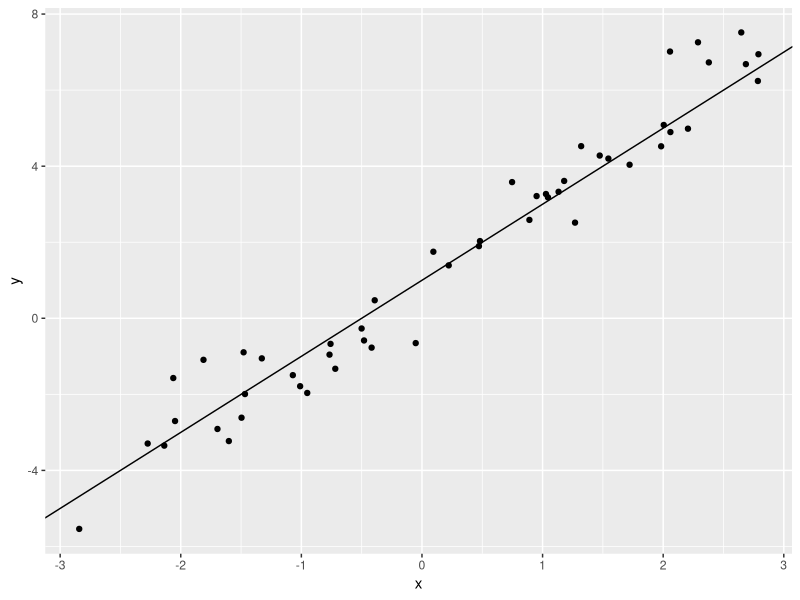
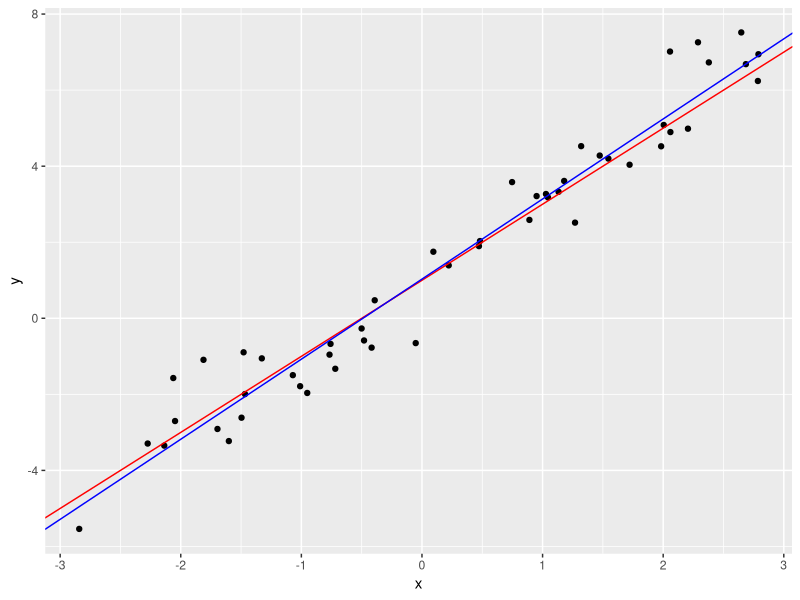
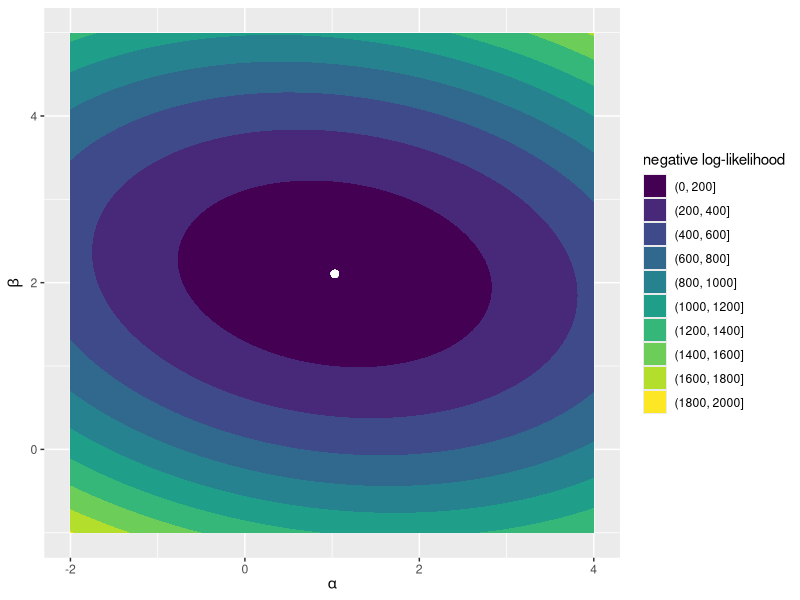
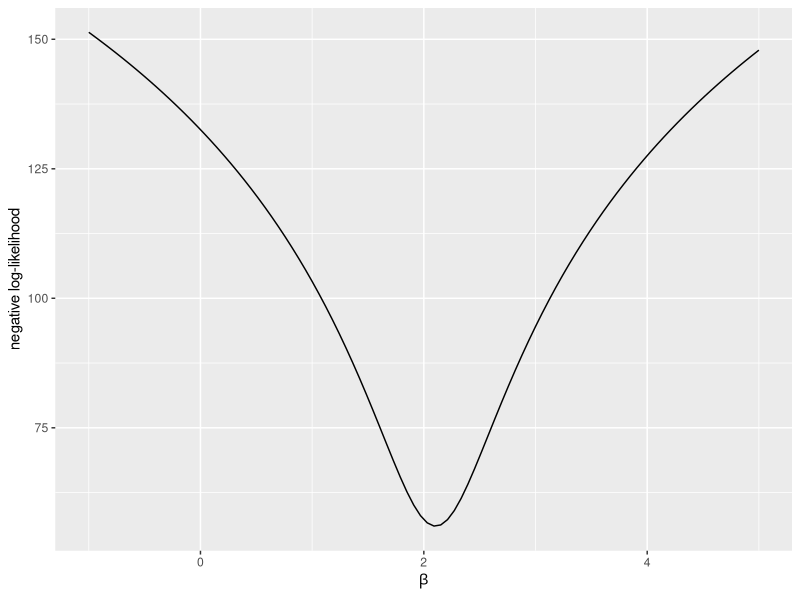
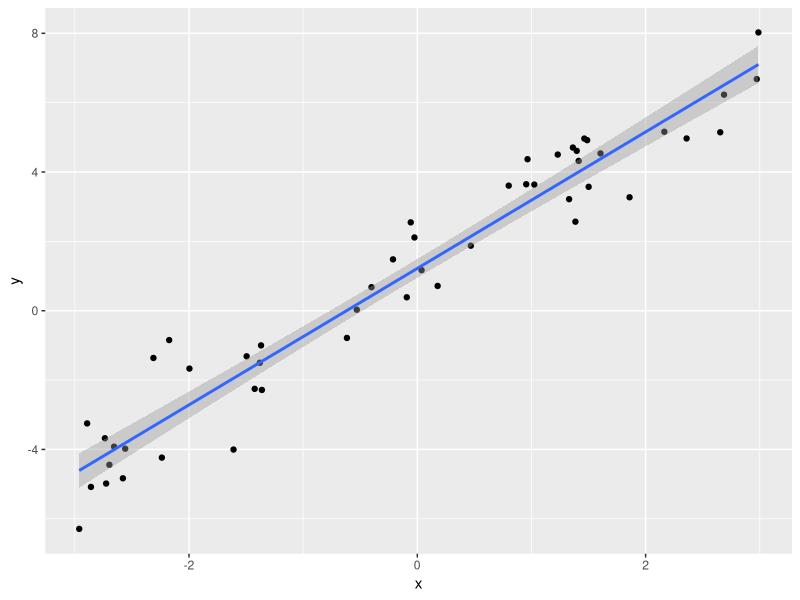

Reproduce these figures in R, in order.
## ---- chunk 1
## load the tidyverse packages
if (!require("tidyverse")) install.packages("tidyverse"); library(tidyverse)

knitr::opts_chunk$set(fig.height = 4, fig.width = 6)
## ---- chunk 2
a <- 1 ## intercept
b <- 2 ## slope
sigma <- 1 ## error standard deviation
## ---- chunk 3
n <- 50 ## sample size

## simulate data
sim_data <- data.frame(x = runif(n, min = -3, max = 3))
sim_data$y <- rnorm(n, mean = a + b*sim_data$x, sd = sigma)

## Look at the data structure
head(sim_data)
## ---- chunk 4
sim_data %>% # start with the data
  ggplot(aes(x, y)) + # tell ggplot which aesthetics to use
  geom_point() + # add points
  geom_abline(intercept = a, slope = b) # show the known regression line
## ---- chunk 5
## negative log-likelihood of y-values given intercept, slope, and error sd
## we pass the parameters as a vector in the order a, b, sigma
lm_nll <- function(par, x, y) {
  a <- par["a"]; b <- par["b"]; sigma <- exp(par["log_sigma"])
  -sum(dnorm(y, mean = a + b*x, sd = sigma, log = TRUE))
}
## ---- chunk 6
fit <- optim(
  par = c(a = 0, b = 0, log_sigma = 0), 
  fn = lm_nll, 
  x = sim_data$x, 
  y = sim_data$y, 
  hessian = TRUE
)

fit
## ---- chunk 7
coef(lm(y ~ x, data = sim_data))
## ---- chunk 8
sim_data %>%   
  ggplot(aes(x, y)) + # tell ggplot which aesthetics to use
  geom_point() + # add points
  geom_abline(intercept = a, slope = b, color = "red") + # true regression line
  geom_abline(intercept = fit$par[1], slope = fit$par[2], color = "blue") # fit
## ---- chunk 9
a_seq <- seq(-2, 4, length.out = 100)
b_seq <- seq(-1, 5, length.out = 100)

### data frame containing all combinations of the intercept and slope values
par_grid <- expand.grid("a" = a_seq, "b" = b_seq)

### loop over data frame, store negative log likelihood
for (i in 1:nrow(par_grid)) {
  par_grid$loglik[i] <- lm_nll(
    c(a = par_grid$a[i], b = par_grid$b[i], fit$par[3]), 
    x = sim_data$x, 
    y = sim_data$y
  )
}
## ---- chunk 10
par_grid %>% 
  ggplot(aes(a, b, z = loglik)) + 
  geom_contour_filled() + 
  labs(x = expression(alpha), y = expression(beta), fill = "negative log-likelihood") + 
  geom_point(aes(x = fit$par[1], y = fit$par[2]), size = 2, color = "white")
## ---- chunk 11
## Modify our `lm_log_lik` function so that the slope is a separate argument
## We'll pass this to `optim` to just find the values of the intercept and sd
slope_proflik <- function(pars, b, x, y) {
  a <- pars["a"]; sigma <- exp(pars["log_sigma"]) ## only two pars in this function
  -sum(dnorm(y, mean = a + b*x, sd = sigma, log = TRUE))
}

b_profile <- data.frame(
  b = seq(-1, 5, length.out = 100)  ## values of slope to loop over
)

## loop over values of the slope, store negative log-likelihood
for (i in 1:nrow(b_profile)) {
  b_fit <- optim(
    par = c(a = 0, log_sigma = log(1)), # initial values for intercept and sd
    fn = slope_proflik,  # objective function
    b = b_profile$b[i], # fixed slope value
    x = sim_data$x,   # x values
    y = sim_data$y   # y values
  )
  b_profile$nll[i] <- b_fit$value
}


## plot slope profile
b_profile %>% 
  ggplot(aes(b, nll)) + 
  geom_line() + 
  labs(x = expression(beta), y = "negative log-likelihood")
## ---- chunk 12
var_cov <- solve(fit$hessian)
var_cov
## ---- chunk 13
fisher_se <- sqrt(diag(var_cov))
fisher_se
## ---- chunk 14
summary(lm(y ~ x, data = sim_data))
## ---- chunk 15
n_obs <- nrow(sim_data) ## number of observations
n_samples <- 1000 ## number of bootstrap samples

## initialize an empty matrix to store parameter estimates for each sample
par_samples <- matrix(nrow = n_samples, ncol = 3)

## recalculate MLE for each sample
for (i in 1:n_samples) {
  sample_rows <- sample(1:n_obs, size = n_obs, replace = TRUE) # sampled rows from data
  new_data <- sim_data[sample_rows,] # subset data to sampled rows
  
  sample_fit <- optim(
    par = c(a = 0, b = 0, log_sigma = 0), # initial values
    fn = lm_nll, # log likelihood function
    x = new_data$x, # sampled x-values
    y = new_data$y # sampled y-values
  )
  
  par_samples[i,] <- sample_fit$par # store sample parameters
}

boot_se <- apply(par_samples, MARGIN = 2, FUN = sd) # calculate column SDs
setNames(boot_se, names(fit$par))
## ---- chunk 16
gamma <- 0.05 ## 95% confidence interval

alpha_CI <- qnorm(c(gamma/2, 1 - gamma/2), mean = fit$par[1], sd = fisher_se[1])
beta_CI <- qnorm(c(gamma/2, 1 - gamma/2), mean = fit$par[2], sd = fisher_se[2])

cbind(alpha_CI, beta_CI)
## ---- chunk 17
alpha_CI <- qnorm(c(gamma/2, 1 - gamma/2), mean = fit$par[1], sd = boot_se[1])
beta_CI <- qnorm(c(gamma/2, 1 - gamma/2), mean = fit$par[2], sd = boot_se[2])

cbind(alpha_CI, beta_CI)
## ---- chunk 18
alpha_CI <- quantile(par_samples[,1], c(gamma/2, 1 - gamma/2))
beta_CI <- quantile(par_samples[,2], c(gamma/2, 1 - gamma/2))

cbind(alpha_CI, beta_CI)
## ---- chunk 19
lm_fit <- function(x, y, SE = "fisher", init = c("a" = 0, "b" = 0, "log_sigma" = 0), n_boot = 1000) {

  if (!(SE %in% c("bootstrap", "fisher"))) stop("SE options are bootstrap or fisher")
  if (length(x) != length(y)) stop("x and y lengths differ")

  ## Maximum-likelihood estimate
  MLE <- optim(
    par = init, # initial values
    fn = lm_nll,  # our negative log-likelihood function
    x = x,   # x values
    y = y,   # y values
    hessian = (SE == "fisher") # only return Hessian if Fisher information used
  )

  ## Standard error using either fisher information or bootstrapping
  if (SE == "fisher") {
    var_cov <- solve(MLE$hessian)
    fit_se <- sqrt(diag(var_cov))
  } else {
    n_obs <- length(x) ## number of observations

    ## initialize an empty matrix to store parameter estimates for each sample
    par_samples <- matrix(nrow = n_boot, ncol = 3)

    ## recalculate MLE for each sample
    for (i in 1:n_boot) {
      samp <- sample(1:n_obs, size = n_obs, replace = TRUE) # sampled observations
      new_x <- x[samp] # subset x to sampled observations
      new_y <- y[samp] # subset y to sampled observations

      sample_fit <- optim(
        par = init, # initial values
        fn = lm_nll, # log likelihood function
        x = new_x, # sampled x-values
        y = new_y # sampled y-values
      )
  
    par_samples[i,] <- sample_fit$par # store sample parameters
  }
  fit_se <- apply(par_samples, MARGIN = 2, FUN = sd) # calculate column SDs
 }

 ## nicely format output
 data.frame(
   coef = c("intercept", "slope"), 
   estimate = MLE$par[1:2], 
   SE = fit_se[1:2]
 )

}
## ---- chunk 20
a <- 1 ## intercept
b <- 2 ## slope
sigma <- 1 ## error standard deviation
n <- 50 ## sample size

## simulate data
sim_data <- tibble(
  x = runif(n, min = -3, max = 3), ## x values
  y = rnorm(n, mean = a + b*x, sd = sigma) ## regression equation
)

## plot data
sim_data %>% ggplot(aes(x, y)) + geom_point() + geom_smooth(method = "lm")

## run regression
lm_fit(sim_data$x, sim_data$y, SE = "fisher")
## ---- chunk 21
## YOUR CODE HERE
## ---- chunk 22
n <- 50 ## sample size

## Parameters - change these and make sure you can recover them from the model
a <- 1 ## intercept
b1 <- 2 ## first variable's slope
b2 <- -1 ## second variable's slope
sigma <- 1 ## error standard deviation

## simulate data
sim_data2 <- data.frame(x1 = runif(n, min = -3, max = 3), x2 = runif(n, min = -3, max = 3))
sim_data2$y <- rnorm(n, mean = a + b1*sim_data2$x1 + b2*sim_data2$x2, sd = sigma)

## Define a new negative log-likelihood function
## YOUR CODE HERE

## Use optim to obtain maximum likelihood estimates
## YOUR CODE HERE
## ---- chunk 23

## ---- chunk 24
### full negative log-likelihood
full <- optim(par = c(a = 0, b = 0, log_sigma = 0), fn = lm_nll, x = anscombe$x1, y = anscombe$y1)
full <- full$value

### reduced negative log-likelihood
## YOUR CODE HERE

### calculate test statistic
## YOUR CODE HERE

### p-value
## YOUR CODE HERE
## ---- chunk 25
### WRITE THE SUM OF SQUARES FUNCTION -------------------------------------
## sum of squared errors given intercept and slope
## pass the parameters as a vector c(a, b)
sum_sqrs <- function(pars, x, y) {
  a <- pars["a"]; b <- pars["b"]
  ## YOUR CODE HERE
}

### SIMULATE DATA ---------------------------------------------------------

a <- 1 ## intercept
b <- 2 ## slope
sigma <- 1 ## error standard deviation
n <- 50 ## sample size

## simulate data
sim_data <- tibble(
  x = runif(n, min = -3, max = 3), ## x values
  y = rnorm(n, mean = a + b*x, sd = sigma) ## regression equation
)

### OBTAIN PARAMETER ESTIMATES USING SUM OF SQUARES -----------------------
ss_fit <- optim(
  par = c(a = 0, b = 0), # initial values (a, b)
  fn = sum_sqrs,  # sum of squares function
  x = sim_data$x,   # x values
  y = sim_data$y   # y values
)

ss_fit
## ---- chunk 26
### OBTAIN PARAMETER ESTIMATES USING MAXIMUM LIKELIHOOD -------------------
ml_fit <- optim(
  par = c(a = 0, b = 0, log_sigma = 0), # initial values (a, b, sigma)
  fn = lm_nll,  # negative log-likelihood function
  x = sim_data$x,   # x values
  y = sim_data$y   # y values
)

ml_fit
